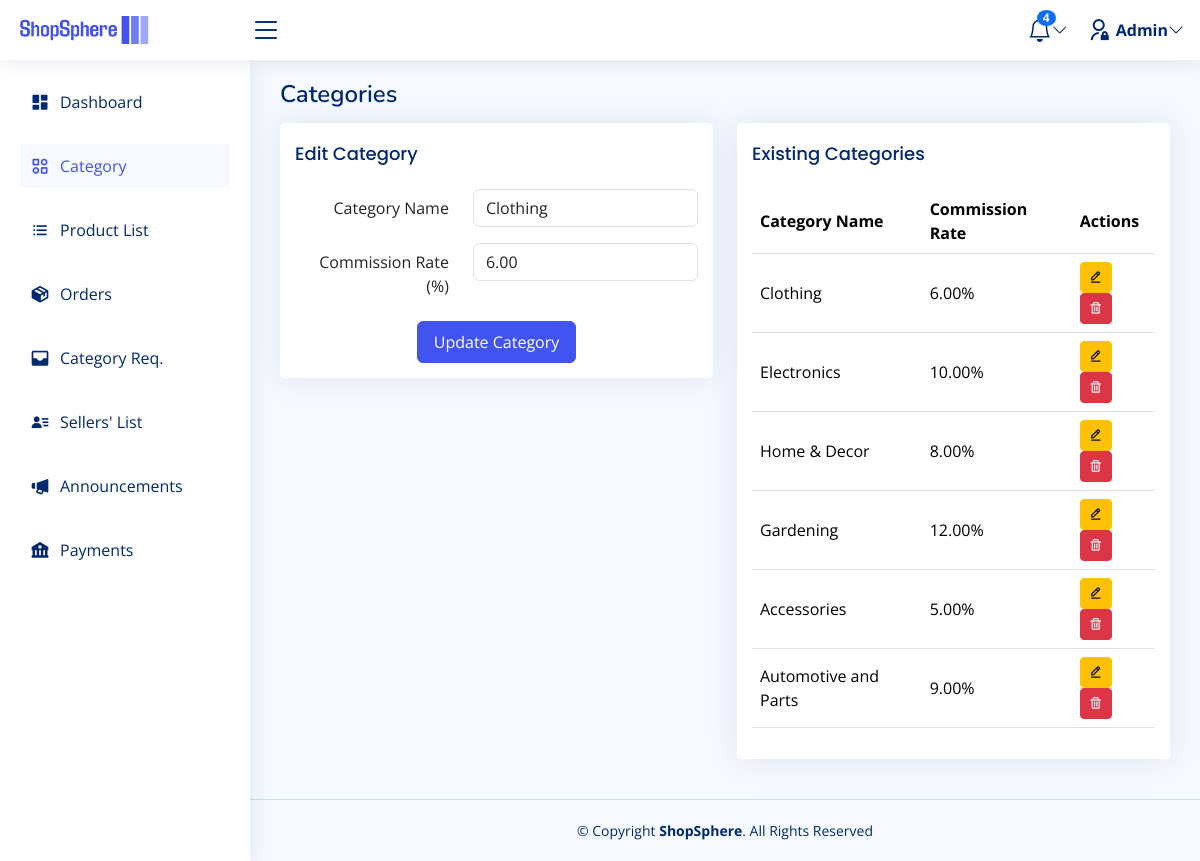
Page /admin/ad_category.php?edit=1 (signed in) on the committed database.
### tables this page shows
CREATE TABLE `categories` (
  `category_id` int(11) NOT NULL,
  `category_name` varchar(100) NOT NULL,
  `commission_rate` decimal(5,2) NOT NULL,
  `created_at` timestamp NOT NULL DEFAULT current_timestamp(),
  `updated_at` timestamp NOT NULL DEFAULT current_timestamp() ON UPDATE current_timestamp()
);

### admin/ad_category.php (the view, shortened to what this page needs)
<?php
include 'header.php';
include 'sidebar.php';
include '../database/conn.php';
$categoryName = "";
$commissionRate = "";
$categoryId = "";
if (isset($_GET['edit'])) {
  $editId = $conn->real_escape_string(trim($_GET['edit']));
  $sql = "SELECT category_name, commission_rate FROM categories WHERE category_id='$editId'";
  $editResult = $conn->query($sql);
  if ($editResult->num_rows > 0) {
    $editRow = $editResult->fetch_assoc();
    $categoryName = $editRow['category_name'];
    $commissionRate = $editRow['commission_rate'];
    $categoryId = $editId;
  }
}
$sql = "SELECT category_id, category_name, commission_rate FROM categories";
$result = $conn->query($sql);
?>
<main id="main-admin" class="main-admin">
<div class="pagetitle">
  <h1>Categories</h1>
</div>
<div class="row">
  <div class="col-lg-6">
    <div class="card category-card">
      <div class="card-body">
        <h5 class="card-title category-card-title"><?php echo !empty($categoryId) ? 'Edit Category' : 'Add New Category'; ?></h5>
        <form action="<?php echo htmlspecialchars($_SERVER["PHP_SELF"]); ?>" method="post">
          <div class="row mb-3">
            <label for="categoryName" class="col-sm-5 col-form-label category-label">Category Name</label>
            <div class="col-sm-7">
              <input type="text" class="form-control category-input" name="categoryName" id="categoryName" value="<?php echo htmlspecialchars($categoryName); ?>">
            </div>
          </div>
          <div class="row mb-3">
            <label for="commissionRate" class="col-sm-5 col-form-label category-label">Commission Rate (%)</label>
            <div class="col-sm-7">
              <input type="number" class="form-control category-input" name="commissionRate" id="commissionRate" value="<?php echo htmlspecialchars($commissionRate); ?>">
            </div>
          </div>
          <div class="text-center mt-3">
            <button type="submit" class="btn btn-primary category-btn"><?php echo !empty($categoryId) ? 'Update Category' : 'Add Category'; ?></button>
          </div>
        </form>
      </div>
    </div>
  </div>
  <div class="col-lg-6">
    <div class="card category-card">
      <div class="card-body">
        <h5 class="card-title category-card-title">Existing Categories</h5>
        <div class="table-responsive">
          <table class="table category-table table-borderless">
            <thead>
              <tr>
                <th scope="col">Category Name</th>
                <th scope="col">Commission Rate</th>
                <th scope="col">Actions</th>
              </tr>
            </thead>
            <tbody>
              <?php if ($result->num_rows > 0) : ?>
                <?php while ($row = $result->fetch_assoc()) : ?>
                  <tr>
                    <td><?php echo htmlspecialchars($row['category_name']); ?></td>
                    <td><?php echo htmlspecialchars($row['commission_rate']) . '%'; ?></td>
                    <td>
                      <a href="ad_category.php?edit=<?php echo $row['category_id']; ?>" class="btn btn-sm btn-warning category-edit-btn"><i class="bx bx-edit-alt"></i></a>
                      <a href="ad_category.php?delete=<?php echo $row['category_id']; ?>" class="btn btn-sm btn-danger category-delete-btn"><i class="bx bx-trash"></i></a>
                    </td>
                  </tr>
                <?php endwhile; ?>
              <?php else : ?>
                <tr>
                  <td colspan="3">No categories found.</td>
                </tr>
              <?php endif; ?>
            </tbody>
          </table>
        </div>
      </div>
    </div>
  </div>
</div>
</main>
<?php include 'footer.php'; ?>

### assets/css/style.css (style rules this page uses)
:root { scroll-behavior: smooth; }
body { font-family: "Open Sans", sans-serif; background: #f6f9ff; color: #444444; }
a { color: #4154f1; text-decoration: none; }
h1, h2, h3, h4, h5, h6 { font-family: "Nunito", sans-serif; }
#main-admin { margin-top: 60px !important; padding: 20px 30px !important; transition: all 0.3s !important; }
.pagetitle { margin-bottom: 14px; }
.pagetitle h1 { font-size: 24px; margin-bottom: 0; font-weight: 600; color: #012970; }
.card { margin-bottom: 30px; border: none; border-radius: 5px; box-shadow: 0px 0 30px rgba(1, 41, 112, 0.1); }
.card-body { padding: 0 15px 15px 15px; }
.card-body { flex: 1 1 auto; }
.card-title { padding: 20px 0 15px 0; font-size: 18px; font-weight: 500; color: #012970; font-family: "Poppins", sans-serif; }
.category-card { margin-bottom: 20px; }
.category-card .card-body h5 { margin-bottom: 10px; }
.category-label { text-align: right; }
.category-input { width: 100%; }
.category-table { border-collapse: collapse; }
.category-table th, .category-table td { text-align: start; vertical-align: middle; border: none; }
.category-table th { border-bottom: 1px solid #dee2e6; }
.category-table td { border-bottom: 1px solid #dee2e6; }
.category-btn { padding: .5rem 1rem; font-size: 1rem; }
.category-edit-btn, .category-delete-btn { padding: .25rem .5rem; font-size: .875rem; }
.card-body { display: flex; flex-direction: column; }
.btn-primary, .btn-outline-primary { background-color: #4154f1; border-color: #4154f1; color: #fff; }
.table-responsive { overflow-x: auto; }
@media (min-width: 1200px) { #main-admin, #footer { margin-left: 250px; } }

### rows in the picture
categories: categoryName "Clothing", commissionRate "6.00", category_name "Clothing", commission_rate "6.00"
categories: category_name "Electronics", commission_rate "10.00"
categories: category_name "Home & Decor", commission_rate "8.00"
categories: category_name "Gardening", commission_rate "12.00"
categories: category_name "Accessories", commission_rate "5.00"
categories: category_name "Automotive and Parts", commission_rate "9.00"
